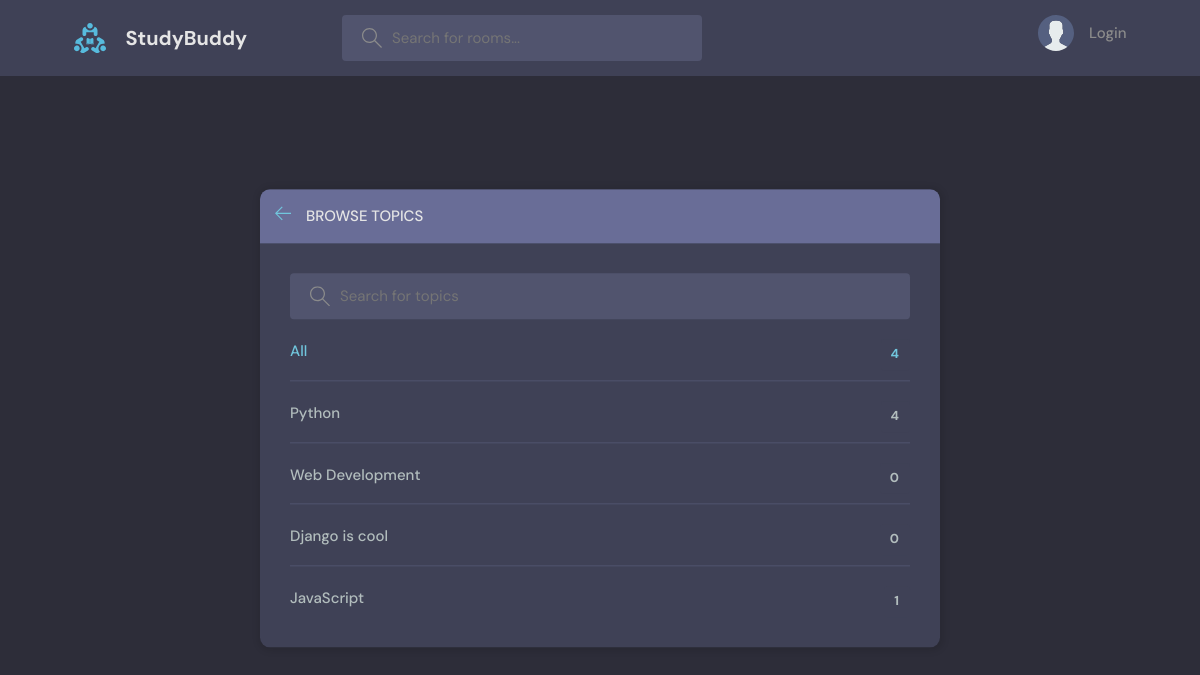
The app's page /topics/, older data.
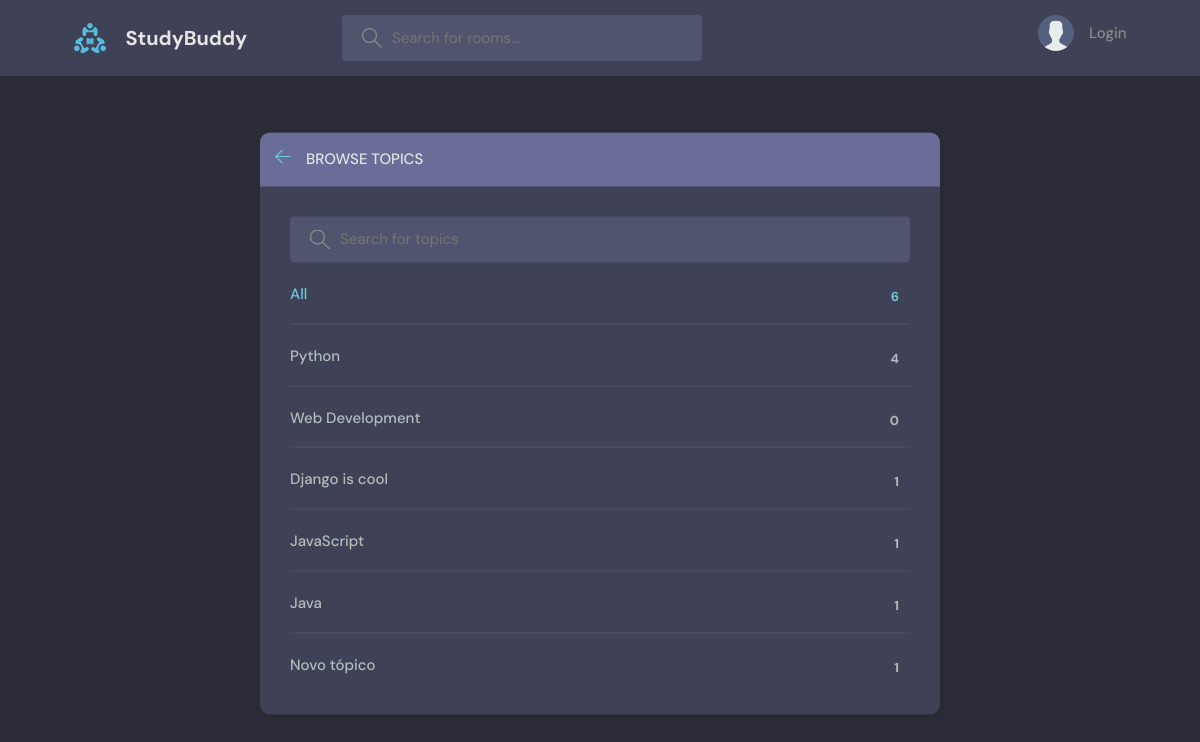
The same page, newer data.
### base/models.py (models this page shows, shortened)
class Topic(models.Model):
    name = models.CharField(max_length=200)

### base/views.py (the view)
# urls.py: path('topics/', views.topicsPage, name="topics"),
def topicsPage(request):
    q = request.GET.get('q') if request.GET.get('q') != None else ''
    topics = Topic.objects.filter(name__icontains=q)
    return render(request, 'base/topics.html', {'topics':topics})

### base/templates/base/topics.html (shortened to what this page needs)
{% extends 'main.html'  %}
{% block content  %}
    <main class="create-room layout">
      <div class="container">
        <div class="layout__box">
          <div class="layout__boxHeader">
            <div class="layout__boxTitle">
              <a href="{% url 'home' %}">
                <svg version="1.1" xmlns="http://www.w3.org/2000/svg" width="32" height="32" viewBox="0 0 32 32">
                  <title>arrow-left</title>
                  <path
                    d="M13.723 2.286l-13.723 13.714 13.719 13.714 1.616-1.611-10.96-10.96h27.625v-2.286h-27.625l10.965-10.965-1.616-1.607z"
                  ></path>
                </svg>
              </a>
              <h3>Browse Topics</h3>
            </div>
          </div>
          <div class="topics-page layout__body">
            <form action="" method="GET" class="header__search">
              <label>
                <input name="q" placeholder="Search for topics" />
              </label>
            </form>
            <ul class="topics__list">
              <li>
                <a href="{% url 'topics' %}" class="active">All <span>{{topics.count}}</span></a>
              </li>
              {% for topic in topics %}
              <li>
                <a href="{% url 'home' %}?q={{topic.name}}">{{ topic.name }} <span>{{topic.room_set.all.count}}</span></a>
              </li>
              {% endfor %}
            </ul>
          </div>
        </div>
      </div>
    </main>
{% endblock content %}

Row changes from the older to the newer data that the page shows:
computed for Topic "Django is cool": room_set.all.count "0" → "1"
added Topic: name "Java", room_set.all.count "1"
added Topic: name "Novo tópico", room_set.all.count "1"
Text that changed along with them:
{{ topics.count }}: "4" → "6"
